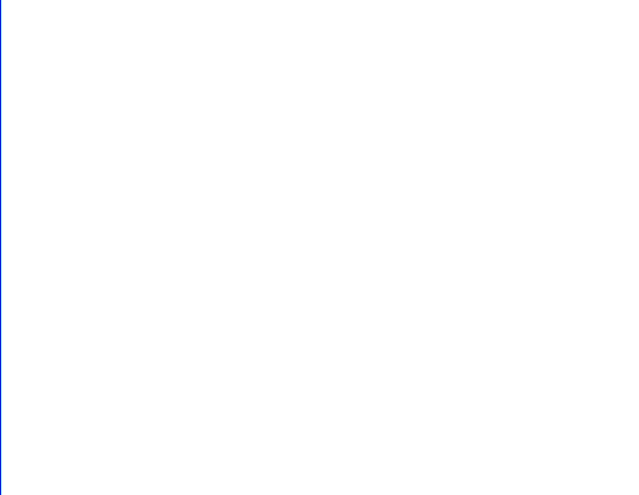
#> input picture CS13_WhiteBackground.jpg, 1278 x 990 px (shown at 1/2 size)
$ python CS13_Pillow.py
#> lines starting #> are read from the running program, lines starting #| are printed output that depends on the picture
from PIL import Image, ImageChops, ImageDraw, ImageFont

background = Image.open("CS13_WhiteBackground.jpg")
#> background is the input picture: PIL image 1278x990 RGB; mean R, G, B 254.4, 254.6, 254.9
font = ImageFont.truetype("CS13_OpenSans.ttf", 30)
drawable = ImageDraw.Draw(im=background)

drawable.text((100, 100), "- STOP DOING FUNCTIONAL PROGRAMMING", font=font, fill="red")
drawable.text((100, 150), "- Code is not meant to function", font=font, fill="red")
drawable.text((100, 200), "- Years of coding, yet NO REAL-WORLD USE FOUND \n   for not using OOP", font=font, fill="red")
drawable.text((100, 300), "- Wanted to write efficent code? We had a tool for that:\n   It was called ASSEMBLY", font=font, fill="red")
drawable.text(
    (100, 400),
    "- 'Yes, please give me a CLOSURE of something. Please give me\n   a MONAD of it' - Statements dreamed up by evil wizards",
    font=font,
    fill="red"
)
drawable.text(
    (100, 500),
    "- LOOK at what FUNCTIONAL PROGRAMMERS have been demanding your Respect" +
    "\n  for all this time, with all the LANGUAGES and COMPILERS we built for them",
    font=font,
    fill="red"
)

background.show()
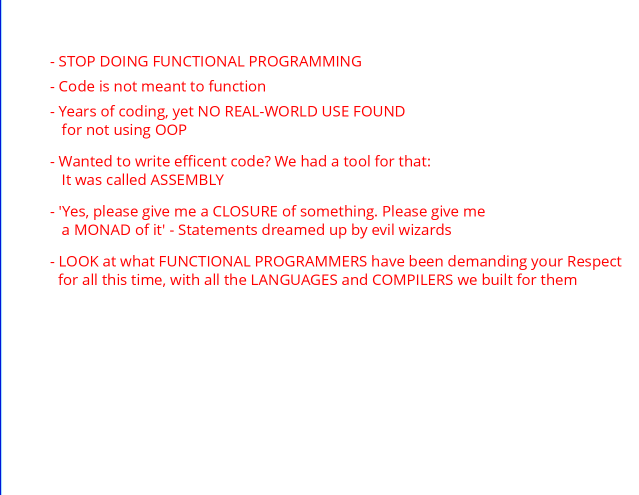
#> shown: PIL image 1278x990 RGB (shown at 1/2 size); mean R, G, B 254.4, 247, 247.3
